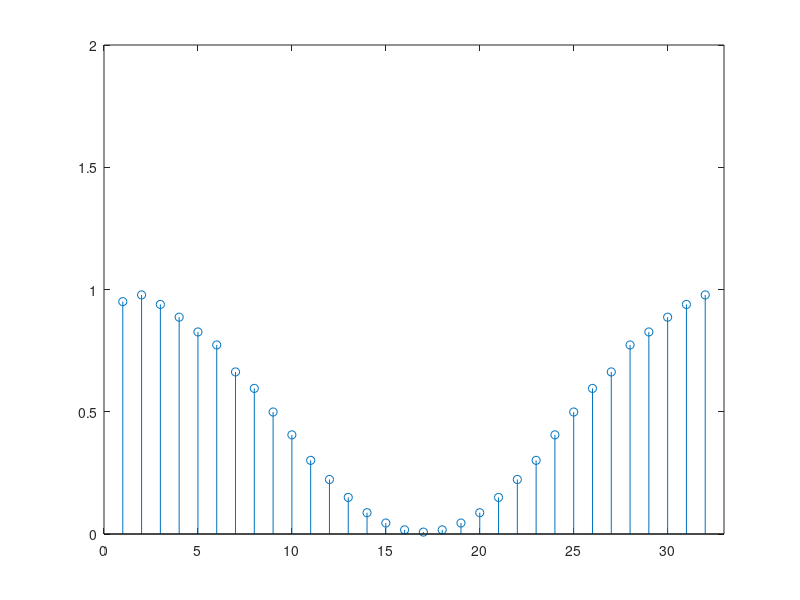

This figure's MATLAB source:
clear all;
N = 32;
M = 5000;

for i=1:M
    
    r = rand([1 N])-0.5;
    r(find(r>=0)) =1;
    r(find(r<0)) =-1;
   r = filter([0.5,0.5],1,r);
    
    x(i,:) = r;
    y(i,:) = (abs(fft(r))).^2/(N);
    
end

Y = sum(y,1);

figure, stem([1:N],Y/M)
axis([0,N+1,0,2])
